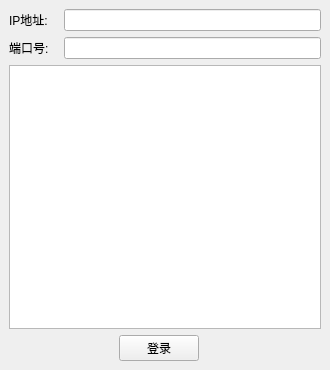
<?xml version="1.0" encoding="UTF-8"?>
<ui version="4.0">
 <class>ClientLogin</class>
 <widget class="QMainWindow" name="ClientLogin">
  <property name="geometry">
   <rect>
    <x>0</x>
    <y>0</y>
    <width>330</width>
    <height>370</height>
   </rect>
  </property>
  <property name="minimumSize">
   <size>
    <width>330</width>
    <height>370</height>
   </size>
  </property>
  <property name="maximumSize">
   <size>
    <width>330</width>
    <height>370</height>
   </size>
  </property>
  <property name="windowTitle">
   <string>MainWindow</string>
  </property>
  <widget class="QWidget" name="centralwidget">
   <layout class="QGridLayout" name="gridLayout">
    <item row="0" column="0">
     <widget class="QLabel" name="ipLabel">
      <property name="text">
       <string>IP地址:</string>
      </property>
     </widget>
    </item>
    <item row="0" column="1" colspan="3">
     <widget class="QLineEdit" name="ipLine"/>
    </item>
    <item row="1" column="0">
     <widget class="QLabel" name="portLabel">
      <property name="text">
       <string>端口号:</string>
      </property>
     </widget>
    </item>
    <item row="1" column="1" colspan="3">
     <widget class="QLineEdit" name="portLine"/>
    </item>
    <item row="2" column="0" colspan="4">
     <widget class="QTextBrowser" name="logText"/>
    </item>
    <item row="3" column="0" colspan="2">
     <spacer name="horizontalSpacer">
      <property name="orientation">
       <enum>Qt::Horizontal</enum>
      </property>
      <property name="sizeHint" stdset="0">
       <size>
        <width>108</width>
        <height>20</height>
       </size>
      </property>
     </spacer>
    </item>
    <item row="3" column="2">
     <widget class="QPushButton" name="loginButton">
      <property name="text">
       <string>登录</string>
      </property>
     </widget>
    </item>
    <item row="3" column="3">
     <spacer name="horizontalSpacer_2">
      <property name="orientation">
       <enum>Qt::Horizontal</enum>
      </property>
      <property name="sizeHint" stdset="0">
       <size>
        <width>108</width>
        <height>20</height>
       </size>
      </property>
     </spacer>
    </item>
   </layout>
  </widget>
 </widget>
 <resources/>
 <connections/>
</ui>
